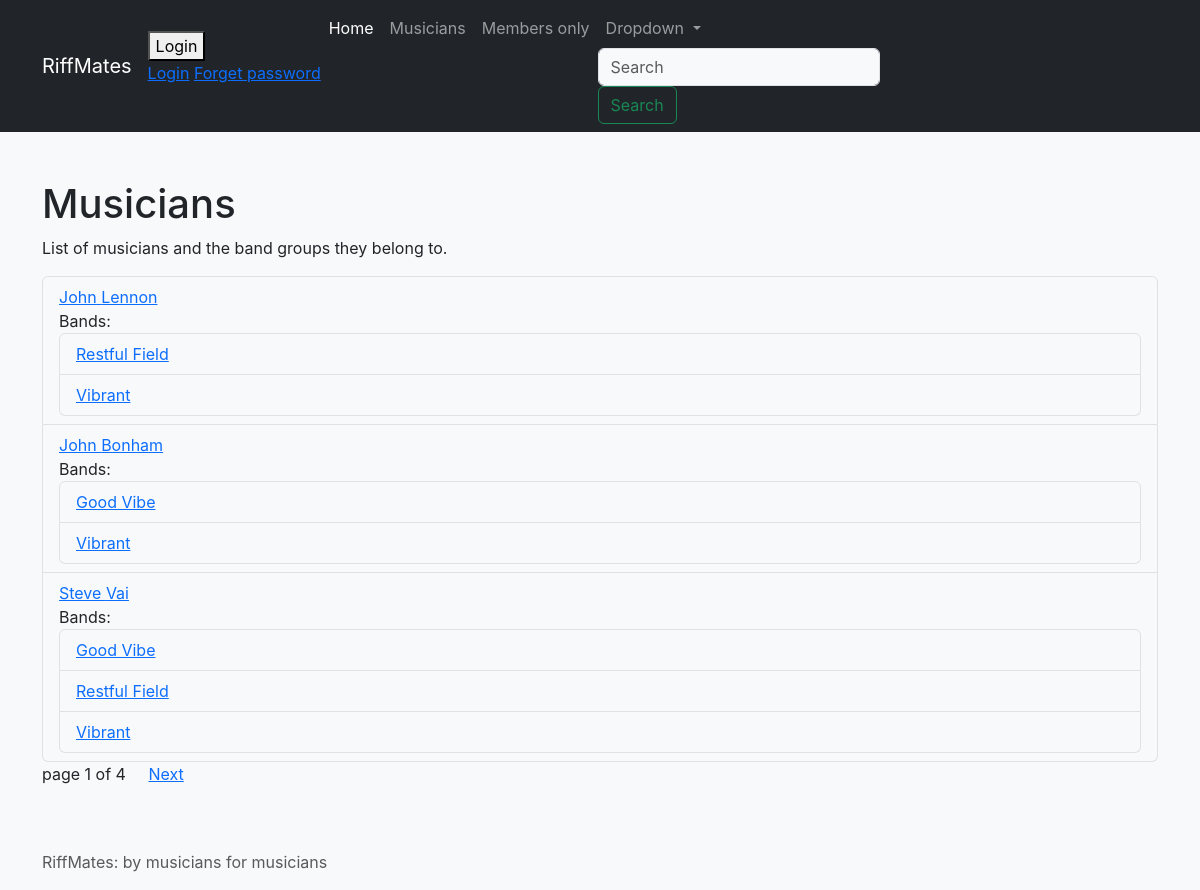
/bands/musicians-list/, run on an earlier commit of the app's database.
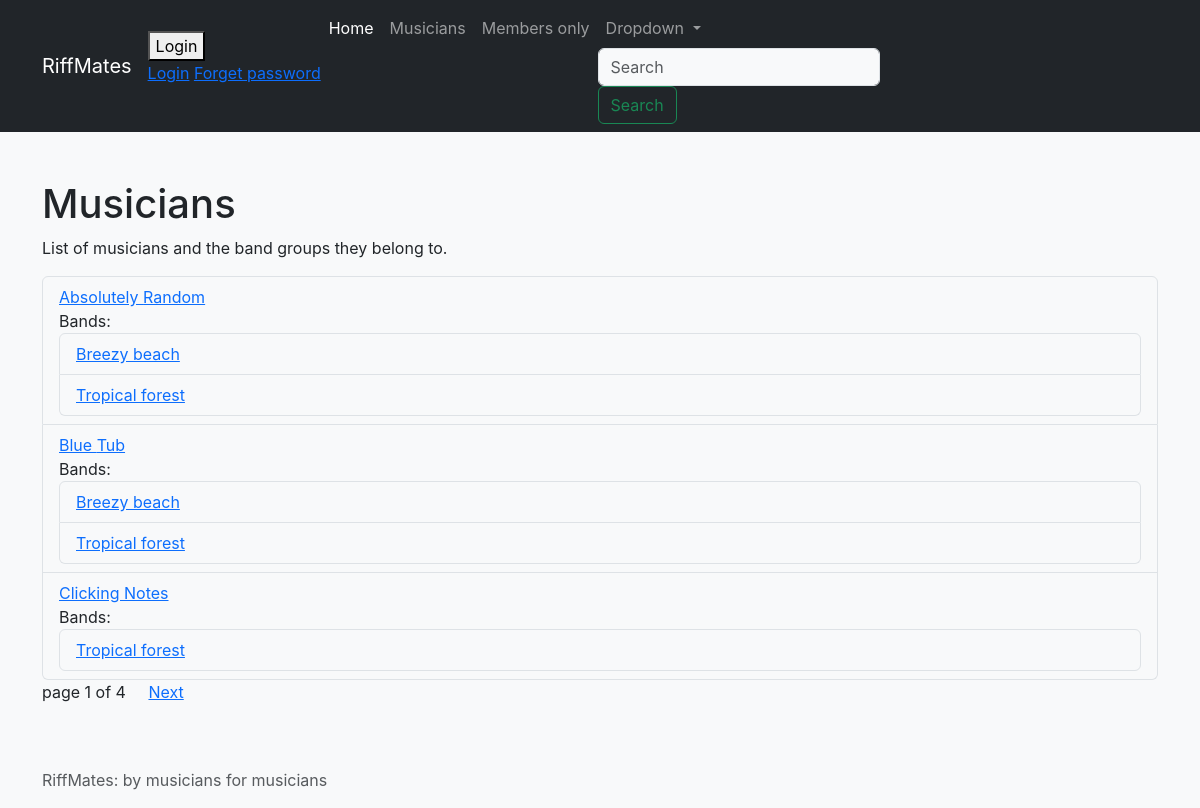
And on a later commit of the database.
### bands/models.py (models this page shows, shortened)
class Musician(models.Model):
    id = models.SmallAutoField(
        primary_key=True,
    )
    first_name = models.CharField(
        verbose_name="First name",
        max_length=50,
        help_text="First name",
    )
    last_name = models.CharField(
        verbose_name="Last name",
        max_length=50,
        help_text="Last name",
    )
    birth = models.DateField(
        verbose_name = "Date of birth",
    )
    STYLE_MUSIC = {
        "ROCK": "Rock and roll",
        "RELA": "Relaxing",
        "LIVE": "Lively",
    }
    style = models.CharField(
        verbose_name="Style of music",
        max_length=4,
        choices=STYLE_MUSIC,
        default="RELA",
        help_text="Main style of music",
    )
    class Meta:
        ordering = ["first_name"]

class BandGroup(models.Model):
    id = models.SmallAutoField(primary_key=True)
    name = models.CharField(max_length=20, default="Band Group", verbose_name="Band group")
    members = models.ManyToManyField(to="bands.Musician", verbose_name="Members")
    class Meta:
        ordering = ["name"]

### bands/views.py (the view)
def musicians_list(request):
    all_musicians = Musician.objects.all().order_by("first_name")
    items_per_page = 3
    paginator = Paginator(all_musicians, items_per_page)
    page_num = page_util._get_page_num(request, paginator)
    page = paginator.page(page_num)
    data.update({
        'title': 'Musicians list',
        'total_pages': paginator.num_pages,
        'musicians': page.object_list,
        'page': page,
    })
    return render(request=request, template_name="musicians-list.html", context=data)

### home/page_util.py (called while the page is built)
def _get_page_num(request, paginator):
    page_num = int(request.GET.get("page", 1))
    if page_num < 1:
        page_num = 1
    elif page_num > paginator.num_pages:
        page_num = paginator.num_pages
    return page_num

### templates/musicians-list.html (shortened to what this page needs)
{% extends "base.html" %}
{% block content %}
    <h1>Musicians</h1>
    <p>
        List of musicians and the band groups they belong to.
    </p>
    <p>
        <ul class="list-group">
            {% for m in musicians %}
            <li class="list-group-item">
                <a href="{% url "musician_detail" m.id %}">
                    {{ m.first_name }} {{ m.last_name }}
                </a>
                    <br>
                    Bands:
                    <ul class="list-group">
                    {% if m.bandgroup_set.all|length != 0 %}
                    {% for item in m.bandgroup_set.all %}
                        <li class="list-group-item">
                            <a href="{% url 'bandgroup_detail' item.id %}">
                                {{ item.name }}
                            </a>
                        </li>
                    {% endfor %%}
                    {% else %}
                    <li class="list-group-item">None</li>
                    {% endif %}
                    </ul>
            </li>
            {% empty %}
            <li class="list-group-item">No musicians in the database</li>
            {% endfor %}
        </ul>
        {% if page.has_other_pages %}
            page {{ page.number }} of {{ total_pages }} &nbsp;&nbsp;&nbsp;
            {% if page.has_next%}
                <a href="{% url 'musicians-list' %}?page={{page.next_page_number}}">
                    Next</a>
            {% endif %}
        {% endif %}
    </p>
{% endblock content %}

What changed in the data, as far as the page shows it:
no longer on this page (row edited): Musician: first_name "John", last_name "Lennon"
no longer on this page (row unchanged): BandGroup: name "Restful Field"
no longer on this page (row unchanged): BandGroup: name "Vibrant"
no longer on this page (row edited): Musician: first_name "John", last_name "Bonham"
no longer on this page (row unchanged): BandGroup: name "Good Vibe"
no longer on this page (row edited): Musician: first_name "Steve", last_name "Vai"
now on this page (row edited): Musician: first_name "Absolutely", last_name "Random"
now on this page (row unchanged): BandGroup: name "Breezy beach"
now on this page (row unchanged): BandGroup: name "Tropical forest"
now on this page (row edited): Musician: first_name "Blue", last_name "Tub"
now on this page (row edited): Musician: first_name "Clicking", last_name "Notes"
